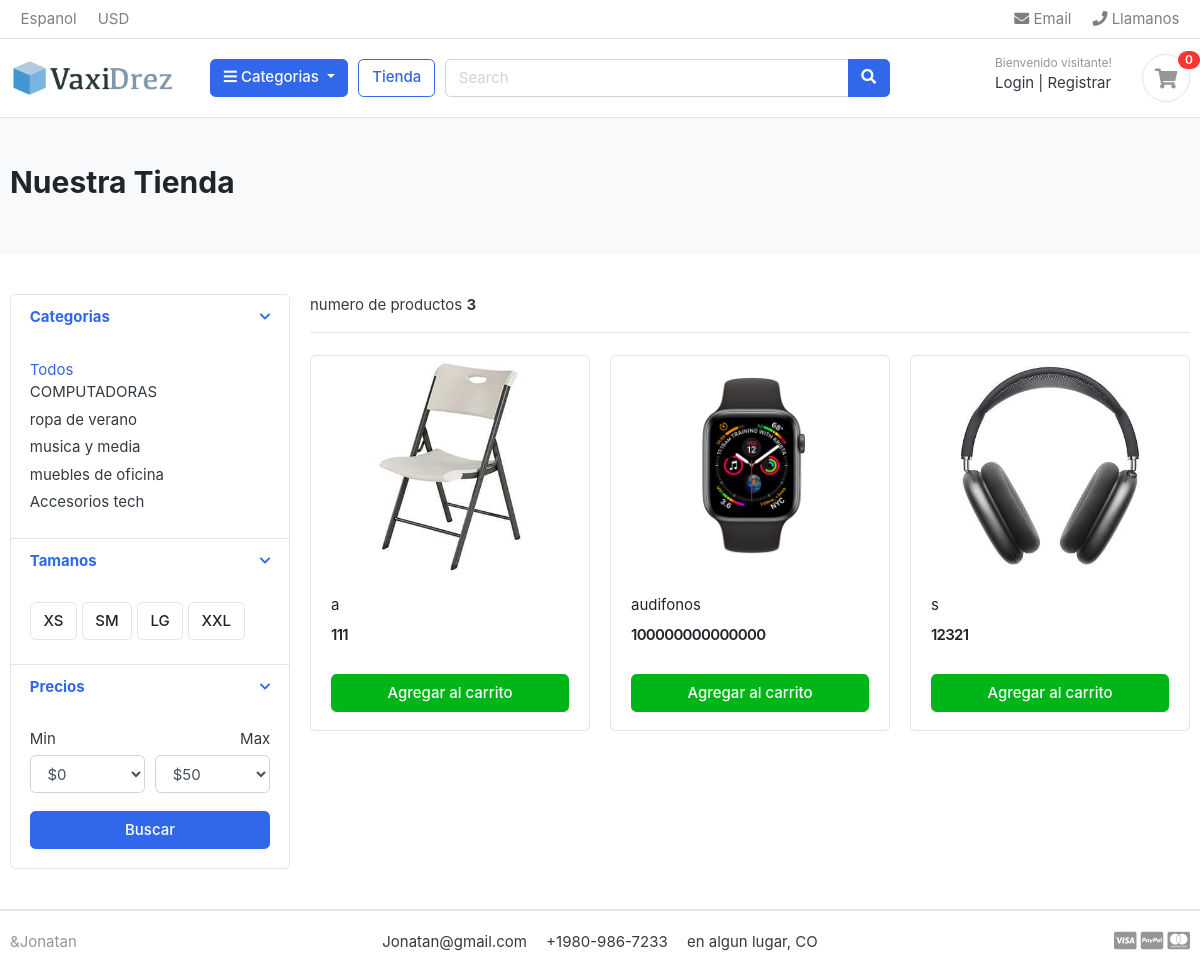
The page /store/ on the database as committed earlier.
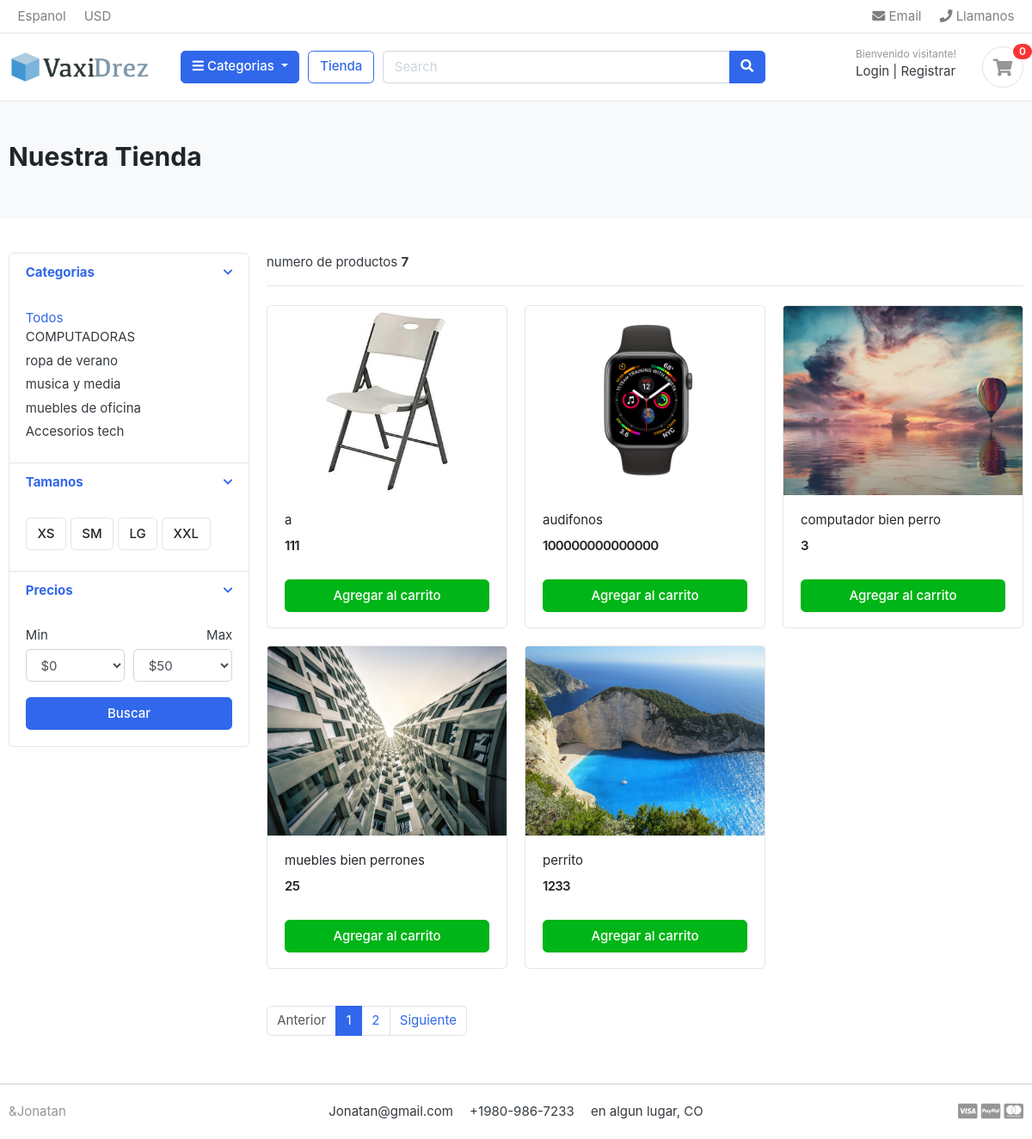
The same page on the database as committed later.
### category/models.py (models this page shows, shortened)
class Category(models.Model):
    category_name = models.CharField(max_length=50, unique=True)
    description = models.CharField(max_length=255, blank=True)
    slug = models.CharField(max_length=100, unique=True)
    cat_image = models.ImageField(upload_to='photos/categories', blank=True)
    class Meta:
        verbose_name = 'category'
        verbose_name_plural = 'categories'
    def get_url(self):
        return reverse('products_by_category', args=[self.slug])

### store/models.py (models this page shows, shortened)
class Product(models.Model):
    product_name = models.CharField(max_length=200, unique=True)
    slug = models.CharField(max_length=200, unique=True)
    description = models.TextField(max_length=500, blank=True)
    price = models.IntegerField()
    images = models.ImageField(upload_to='photos/products')
    stock = models.IntegerField()
    is_available = models.BooleanField(default=True)
    category = models.ForeignKey(Category, on_delete=models.CASCADE)
    created_date = models.DateTimeField(auto_now_add=True)
    modified_date = models.DateTimeField(auto_now=True)
    def get_url(self):
        return reverse('product_detail', args=[self.category.slug, self.slug])

### store/views.py (the view)
# urls.py: path('store/', include('store.urls')),
def store(request, category_slug=None):
    categories = None
    products = None
    if category_slug is not None:
        categories = get_object_or_404(Category, slug=category_slug)
        products = Product.objects.filter(category=categories, is_available=True).order_by('product_name')  # Ordena por nombre de producto
    else:
        products = Product.objects.filter(is_available=True).order_by('product_name')  # Ordena por nombre de producto
    paginator = Paginator(products, 5)
    page_number = request.GET.get('page')
    paged_products = paginator.get_page(page_number)
    context = {
        'products': paged_products,
        'product_count': products.count()
    }
    return render(request, 'store/store.html', context)

### carts/context_processors.py (called while the page is built)
def counter(request):
    cart_count = 0
    try:
        cart = Cart.objects.filter(cart_id=_cart_id(request))
        cart_items = CartItem.objects.all().filter(cart=cart[:1])
        for cart_item in cart_items:
            cart_count += cart_item.quantity
    except Cart.DoesNotExist as e:
        cart_count = 0
    return dict(cart_count=cart_count)

### carts/views.py (called while the page is built)
def _cart_id(request):
    cart_data = request.session.session_key
    if not cart_data:
        cart_data = request.session.create()
    return cart_data

### category/context_processors.py (called while the page is built)
def menu_links(request):
    links = Category.objects.all()
    return dict(links=links)

### templates/store/store.html (shortened to what the changed rows need)
<!DOCTYPE html>
{% extends 'base.html' %}
{% block content%}
<body>
<section class="section-pagetop bg">
    <div class="container">
        <h2 class="title-page">Nuestra Tienda</h2>
    </div>
    </section>
<section class="section-content padding-y">
    <div class="container">
    <div class="row">
        <aside class="col-md-3">
    <div class="card">
        <article class="filter-group">
            <div class="filter-content collapse show" id="collapse_1" style="">
                <div class="card-body">
                    {% for category in links %}
                    <ul class="list-menu">
                    <li><a href="{{category.get_url}}">{{category.category_name}} </a></li>
                    </ul>
                    {% endfor %}
                </div>
            </div>
        </article>
    </div>
        </aside>
        <main class="col-md-9">
    <header class="border-bottom mb-4 pb-3">
            <div class="form-inline">
                <span class="mr-md-auto"> numero de productos <b>{{product_count}}</b> </span>
            </div>
    </header>
    <div class="row">
        {% for product in products %}
        <div class="col-md-4">
            <figure class="card card-product-grid">
                <div class="img-wrap">
                    <a href="{{ product.get_url }}"> <img src="{{ product.images.url }}"> </a>
                </div>
                <figcaption class="info-wrap">
                    <div class="fix-height">
                        <a href="{{ product.get_url }}" class="title">{{product.product_name}}</a>
                        <div class="price-wrap mt-2">
                            <span class="price">{{ product.price }}</span>
                        </div>
                    </div>
                    <a href="{%  url 'add_cart' product.id  %}" class="btn btn-block btn-success">Agregar al carrito</a>
                </figcaption>
            </figure>
        </div>
              {% endfor %}
    </div>
    <nav class="mt-4" aria-label="Page navigation sample">
    {% if products.has_other_pages %}
        <ul class="pagination">
            {% if products.has_previous %}
                <li class="page-item">
                    <a class="page-link" href="?page={{ products.previous_page_number }}">Anterior</a>
                </li>
            {% else %}
                <li class="page-item disabled">
                    <a class="page-link" href="#">Anterior</a>
                </li>
            {% endif %}
            {% for num in products.paginator.page_range %}
                {% if products.number == num %}
                    <li class="page-item active">
                        <a class="page-link" href="?page={{ num }}">{{ num }}</a>
                    </li>
                {% else %}
                    <li class="page-item">
                        <a class="page-link" href="?page={{ num }}">{{ num }}</a>
                    </li>
                {% endif %}
            {% endfor %}
            {% if products.has_next %}
                <li class="page-item">
                    <a class="page-link" href="?page={{ products.next_page_number }}">Siguiente</a>
                </li>
            {% else %}
                <li class="page-item disabled">
                    <a class="page-link" href="#">Siguiente</a>
                </li>
            {% endif %}
        </ul>
    {% endif %}
    </nav>
        </main>
    </div>
    </div>
    </section>
</body>
{%endblock%}

Rows that differ between the two databases and show on the page:
no longer on this page (row unchanged): Product: images (picture), product_name "s", price "12321"
added Product: images (picture), product_name "computador bien perro", price "3"
added Product: images (picture), product_name "muebles bien perrones", price "25"
added Product: images (picture), product_name "perrito", price "1233"
Other text that changed with them:
{{ product_count }}: "3" → "7"
text now shown: "Anterior Siguiente"
new list line: "1"
new list line: "2"
